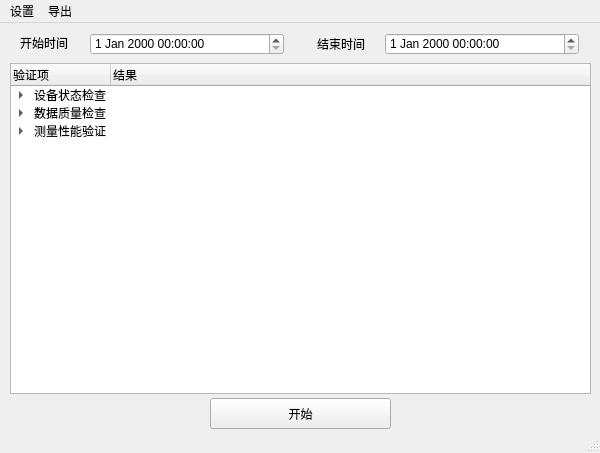
<?xml version="1.0" encoding="UTF-8"?>
<ui version="4.0">
 <class>MainWindow</class>
 <widget class="QMainWindow" name="MainWindow">
  <property name="geometry">
   <rect>
    <x>0</x>
    <y>0</y>
    <width>600</width>
    <height>453</height>
   </rect>
  </property>
  <property name="windowTitle">
   <string>验证工具</string>
  </property>
  <widget class="QWidget" name="centralwidget">
   <widget class="QPushButton" name="btnStart">
    <property name="geometry">
     <rect>
      <x>210</x>
      <y>375</y>
      <width>181</width>
      <height>31</height>
     </rect>
    </property>
    <property name="text">
     <string>开始</string>
    </property>
   </widget>
   <widget class="QTreeWidget" name="trShow">
    <property name="geometry">
     <rect>
      <x>10</x>
      <y>40</y>
      <width>581</width>
      <height>331</height>
     </rect>
    </property>
    <property name="columnCount">
     <number>2</number>
    </property>
    <column>
     <property name="text">
      <string>验证项</string>
     </property>
    </column>
    <column>
     <property name="text">
      <string>结果</string>
     </property>
    </column>
    <item>
     <property name="text">
      <string>设备状态检查</string>
     </property>
     <item>
      <property name="text">
       <string>雷达网络运行状态检查</string>
      </property>
      <property name="text">
       <string>正常</string>
      </property>
     </item>
     <item>
      <property name="text">
       <string>测量系统运行状态检查</string>
      </property>
      <property name="text">
       <string>正常</string>
      </property>
     </item>
     <item>
      <property name="text">
       <string>串口运行状态检查</string>
      </property>
      <property name="text">
       <string>正常</string>
      </property>
     </item>
    </item>
    <item>
     <property name="text">
      <string>数据质量检查</string>
     </property>
     <item>
      <property name="text">
       <string>标定完整性检查</string>
      </property>
     </item>
     <item>
      <property name="text">
       <string>测量数据完整性检查</string>
      </property>
     </item>
     <item>
      <property name="text">
       <string>传输数据完整性检查</string>
      </property>
     </item>
     <item>
      <property name="text">
       <string>车号识别率</string>
      </property>
     </item>
    </item>
    <item>
     <property name="text">
      <string>测量性能验证</string>
     </property>
     <item>
      <property name="text">
       <string>标定误差验证</string>
      </property>
     </item>
     <item>
      <property name="text">
       <string>标准车型测量误差验证</string>
      </property>
      <property name="flags">
       <set>ItemIsSelectable|ItemIsUserCheckable|ItemIsEnabled</set>
      </property>
     </item>
     <item>
      <property name="text">
       <string>超限报警车型验证</string>
      </property>
     </item>
     <item>
      <property name="text">
       <string>超限报警车3D图性能验证</string>
      </property>
     </item>
    </item>
   </widget>
   <widget class="QDateTimeEdit" name="startDate">
    <property name="geometry">
     <rect>
      <x>90</x>
      <y>10</y>
      <width>194</width>
      <height>22</height>
     </rect>
    </property>
   </widget>
   <widget class="QDateTimeEdit" name="endDate">
    <property name="geometry">
     <rect>
      <x>385</x>
      <y>10</y>
      <width>194</width>
      <height>22</height>
     </rect>
    </property>
   </widget>
   <widget class="QLabel" name="label">
    <property name="geometry">
     <rect>
      <x>20</x>
      <y>10</y>
      <width>54</width>
      <height>20</height>
     </rect>
    </property>
    <property name="text">
     <string>开始时间</string>
    </property>
   </widget>
   <widget class="QLabel" name="label_2">
    <property name="geometry">
     <rect>
      <x>317</x>
      <y>11</y>
      <width>54</width>
      <height>20</height>
     </rect>
    </property>
    <property name="text">
     <string>结束时间</string>
    </property>
   </widget>
  </widget>
  <widget class="QMenuBar" name="menubar">
   <property name="geometry">
    <rect>
     <x>0</x>
     <y>0</y>
     <width>600</width>
     <height>23</height>
    </rect>
   </property>
   <widget class="QMenu" name="menu">
    <property name="title">
     <string>设置</string>
    </property>
    <addaction name="actionOptions"/>
    <addaction name="actionshouxuanxiang"/>
   </widget>
   <widget class="QMenu" name="menu_2">
    <property name="title">
     <string>导出</string>
    </property>
    <addaction name="actionPDF"/>
   </widget>
   <addaction name="menu"/>
   <addaction name="menu_2"/>
  </widget>
  <widget class="QStatusBar" name="statusbar"/>
  <action name="actionOptions">
   <property name="text">
    <string>验证参数</string>
   </property>
  </action>
  <action name="actionshouxuanxiang">
   <property name="text">
    <string>首选项</string>
   </property>
  </action>
  <action name="actionPDF">
   <property name="text">
    <string>PDF</string>
   </property>
  </action>
 </widget>
 <resources/>
 <connections/>
</ui>
